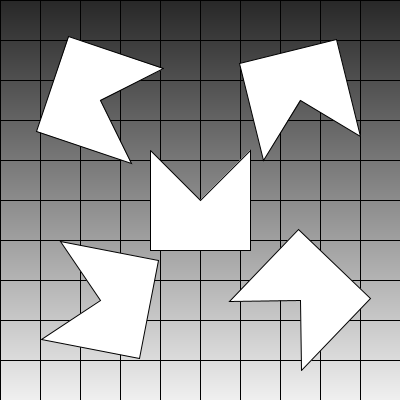
Frame 1 (no input)
Frame 60 (the mouse pressed at the canvas centre just before this capture): identical to frame 1, image omitted
Frame 120 (the mouse held since frame 60 and released just before this capture): identical to frame 1, image omitted

The Processing sketch that drew this single still picture (run headless with seeded random() and noise(); from frame 60 on, the mouse is pressed at the canvas centre):

// Processing sketch: processing_91381
// ── processing_91381.pde

int[] X = {-50,-50,50,50,0,-50};
int[] Y = {-50,50,50,-50,0,-50};

void setup() {
  size(400,400);
}

void draw() {
  for(int i = 0; i < 400; i++) {
    stroke(i/2+40);
    line(0,i,400,i);
  }
  for(int i = 0; i < 400; i+=40) {
    stroke(0);
    line(0,i,400,i);
  }
  for(int i = 0; i < 400; i+=40) {
    stroke(0);
    line(i,0,i,400);
  }
  poly(200,200,0);
  poly(100,100,1.9);
  poly(300,100,2.9);
  poly(300,300,3.9);
  poly(100,300,4.9);
}

void poly(int x,int y,float r){
  pushMatrix();
  translate(x,y);
  rotate(r);
  beginShape();
  for(int i = 0; i < 6; i++){
    vertex(X[i],Y[i]);
  }
  endShape();
  popMatrix();
}
